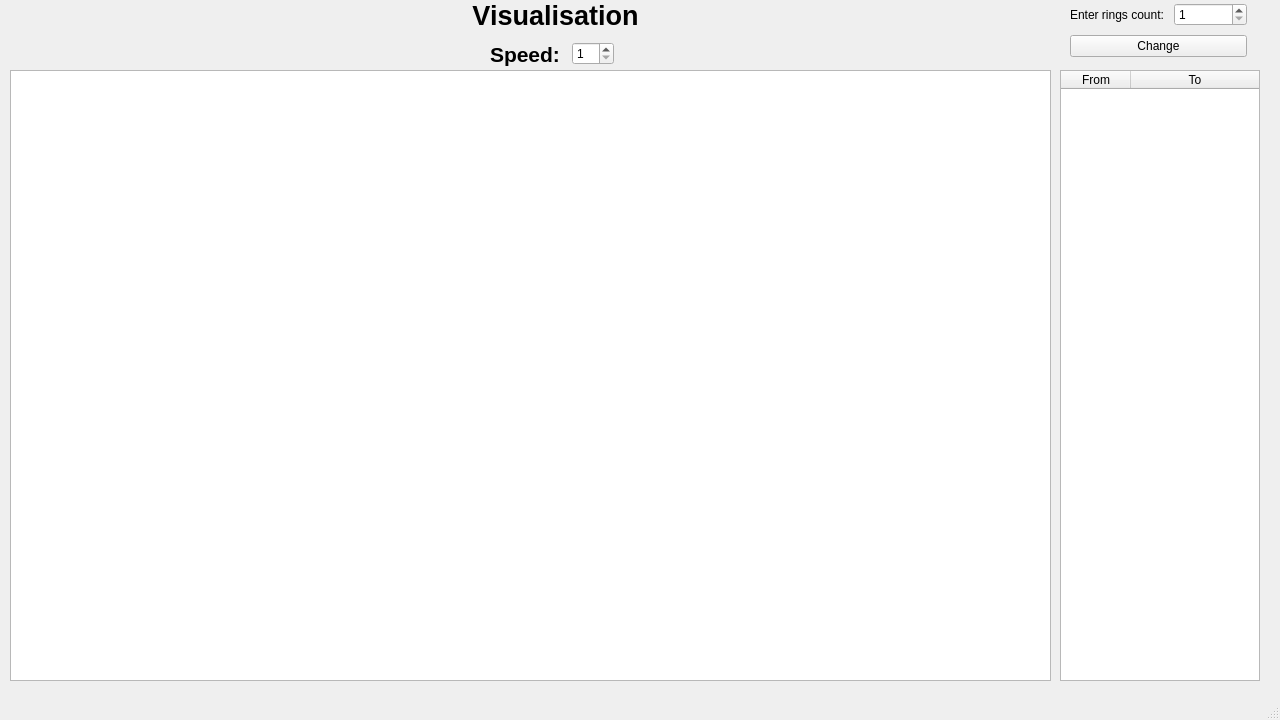
<?xml version="1.0" encoding="UTF-8"?>
<ui version="4.0">
 <class>MainWindow</class>
 <widget class="QMainWindow" name="MainWindow">
  <property name="geometry">
   <rect>
    <x>0</x>
    <y>0</y>
    <width>1280</width>
    <height>720</height>
   </rect>
  </property>
  <property name="sizePolicy">
   <sizepolicy hsizetype="Fixed" vsizetype="Fixed">
    <horstretch>0</horstretch>
    <verstretch>0</verstretch>
   </sizepolicy>
  </property>
  <property name="minimumSize">
   <size>
    <width>1280</width>
    <height>720</height>
   </size>
  </property>
  <property name="maximumSize">
   <size>
    <width>1280</width>
    <height>720</height>
   </size>
  </property>
  <property name="windowTitle">
   <string>Task 4</string>
  </property>
  <widget class="QWidget" name="centralwidget">
   <widget class="QTableWidget" name="tableWidget">
    <property name="geometry">
     <rect>
      <x>1060</x>
      <y>70</y>
      <width>200</width>
      <height>611</height>
     </rect>
    </property>
    <property name="editTriggers">
     <set>QAbstractItemView::NoEditTriggers</set>
    </property>
    <property name="dragDropOverwriteMode">
     <bool>false</bool>
    </property>
    <property name="selectionMode">
     <enum>QAbstractItemView::SingleSelection</enum>
    </property>
    <property name="selectionBehavior">
     <enum>QAbstractItemView::SelectRows</enum>
    </property>
    <attribute name="horizontalHeaderDefaultSectionSize">
     <number>70</number>
    </attribute>
    <attribute name="horizontalHeaderStretchLastSection">
     <bool>true</bool>
    </attribute>
    <column>
     <property name="text">
      <string>From</string>
     </property>
    </column>
    <column>
     <property name="text">
      <string>To</string>
     </property>
    </column>
   </widget>
   <widget class="QGraphicsView" name="graphicsView">
    <property name="geometry">
     <rect>
      <x>10</x>
      <y>70</y>
      <width>1041</width>
      <height>611</height>
     </rect>
    </property>
    <property name="sizePolicy">
     <sizepolicy hsizetype="Fixed" vsizetype="Fixed">
      <horstretch>0</horstretch>
      <verstretch>0</verstretch>
     </sizepolicy>
    </property>
    <property name="sceneRect">
     <rectf>
      <x>0.000000000000000</x>
      <y>0.000000000000000</y>
      <width>1.000000000000000</width>
      <height>1.000000000000000</height>
     </rectf>
    </property>
    <property name="transformationAnchor">
     <enum>QGraphicsView::NoAnchor</enum>
    </property>
   </widget>
   <widget class="QLabel" name="label_2">
    <property name="geometry">
     <rect>
      <x>400</x>
      <y>0</y>
      <width>311</width>
      <height>31</height>
     </rect>
    </property>
    <property name="font">
     <font>
      <pointsize>20</pointsize>
      <bold>true</bold>
     </font>
    </property>
    <property name="text">
     <string>Visualisation</string>
    </property>
    <property name="alignment">
     <set>Qt::AlignCenter</set>
    </property>
   </widget>
   <widget class="QWidget" name="layoutWidget">
    <property name="geometry">
     <rect>
      <x>1070</x>
      <y>0</y>
      <width>177</width>
      <height>61</height>
     </rect>
    </property>
    <layout class="QVBoxLayout" name="verticalLayout">
     <item>
      <layout class="QHBoxLayout" name="horizontalLayout">
       <item>
        <widget class="QLabel" name="label">
         <property name="text">
          <string>Enter rings count: </string>
         </property>
        </widget>
       </item>
       <item>
        <widget class="QSpinBox" name="spinBox">
         <property name="minimum">
          <number>1</number>
         </property>
         <property name="maximum">
          <number>10</number>
         </property>
        </widget>
       </item>
      </layout>
     </item>
     <item>
      <widget class="QPushButton" name="pushButton">
       <property name="text">
        <string>Change</string>
       </property>
      </widget>
     </item>
    </layout>
   </widget>
   <widget class="QWidget" name="">
    <property name="geometry">
     <rect>
      <x>490</x>
      <y>40</y>
      <width>124</width>
      <height>28</height>
     </rect>
    </property>
    <layout class="QHBoxLayout" name="horizontalLayout_2">
     <item>
      <widget class="QLabel" name="label_3">
       <property name="font">
        <font>
         <pointsize>16</pointsize>
         <bold>true</bold>
        </font>
       </property>
       <property name="text">
        <string>Speed: </string>
       </property>
      </widget>
     </item>
     <item>
      <widget class="QSpinBox" name="spinBox_2">
       <property name="minimum">
        <number>1</number>
       </property>
       <property name="maximum">
        <number>10</number>
       </property>
      </widget>
     </item>
    </layout>
   </widget>
  </widget>
  <widget class="QMenuBar" name="menubar">
   <property name="geometry">
    <rect>
     <x>0</x>
     <y>0</y>
     <width>1280</width>
     <height>22</height>
    </rect>
   </property>
  </widget>
  <widget class="QStatusBar" name="statusbar"/>
 </widget>
 <resources/>
 <connections/>
</ui>
